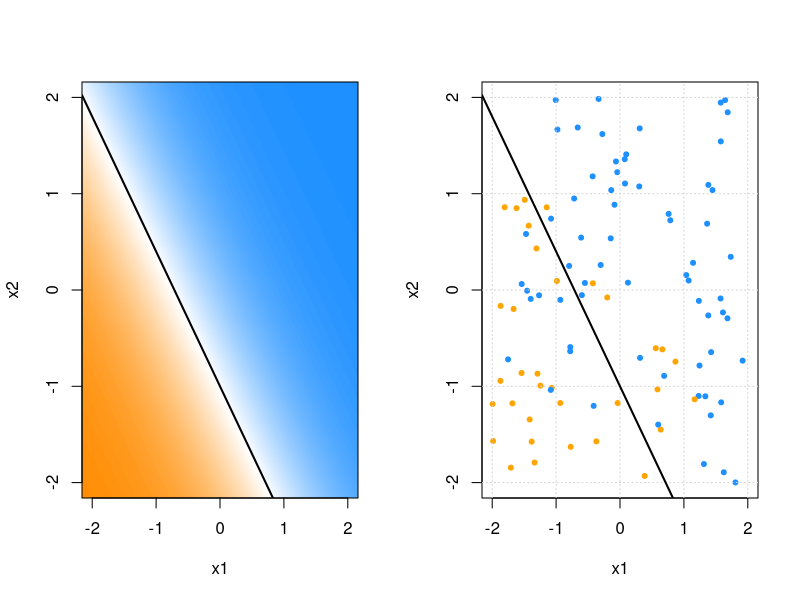

This figure's R source:
## ---- chunk 1
knitr::opts_chunk$set(cache = TRUE, autodep = TRUE, fig.align = "center")
## ---- chunk 2
library("dplyr")
library("knitr")
library("kableExtra")
library("tibble")
library("caret")
library("rpart")
library("nnet")
## ---- chunk 3
set.seed(1)
joint_probs = round(1:12 / sum(1:12), 2)
joint_probs = sample(joint_probs)
joint_dist = matrix(data  = joint_probs, nrow = 3, ncol = 4)
colnames(joint_dist) = c("$X = 1$", "$X = 2$", "$X = 3$", "$X = 4$")
rownames(joint_dist) = c("$Y = A$", "$Y = B$", "$Y = C$")
joint_dist %>% 
  kable() %>% 
  kable_styling("striped", full_width = FALSE) %>% 
  column_spec(column = 1, bold = TRUE, background = "white", border_right = TRUE)
## ---- chunk 4
# marginal distribution of Y
t(colSums(joint_dist)) %>% kable() %>% kable_styling(full_width = FALSE)

# marginal distribution of X
t(rowSums(joint_dist)) %>% kable() %>% kable_styling(full_width = FALSE)
## ---- chunk 5
gen_data = function(n = 100) {
  x = sample(c(0, 1), prob = c(0.4, 0.6), size = n, replace = TRUE)
  y = ifelse(test = {x == 0},
             yes = sample(c("A", "B", "C"), size = n, prob = c(0.25, 0.50, 0.25), replace = TRUE),
             no = sample(c("A", "B", "C"), size = n, prob = c(0.1, 0.1, 0.4) / 0.6, replace = TRUE))

  tibble(x = x, y = factor(y))
}

test_cases = tibble(x = c(0, 1))

set.seed(42)
some_data = gen_data()

predict(knn3(y ~ x, data = some_data), test_cases)
predict(rpart(y ~ x, data = some_data), test_cases)
predict(multinom(y ~ x, data = some_data, trace = FALSE), test_cases, type = "prob")
## ---- chunk 6
sim_2d_logistic = function(beta_0, beta_1, beta_2, n) {
  
  par(mfrow = c(1, 2))
  
  prob_plane = as_tibble(expand.grid(x1 = -220:220 / 100, 
                                     x2 = -220:220 / 100))
  prob_plane$p = with(prob_plane, 
                      boot::inv.logit(beta_0 + beta_1 * x1 + beta_2 * x2))
  
  do_to_db = colorRampPalette(c('darkorange', "white", 'dodgerblue'))
  
  plot(x2 ~ x1, data = prob_plane, 
       col = do_to_db(100)[as.numeric(cut(prob_plane$p, 
                                          seq(0, 1, length.out = 101)))],
       xlim = c(-2, 2), ylim = c(-2, 2), pch = 20)
  abline(-beta_0 / beta_2, -beta_1 / beta_2, col = "black", lwd = 2)
  
  x1 = runif(n = n, -2, 2)
  x2 = runif(n = n, -2, 2)
  y = rbinom(n = n, size = 1, prob = boot::inv.logit(beta_0 + beta_1 * x1 + beta_2 * x2))
  y = ifelse(y == 1, "dodgerblue", "orange")
  asdf = tibble(x1, x2, y)
  
  plot(x2 ~ x1, data = asdf, col = y, xlim = c(-2, 2), ylim = c(-2, 2), pch = 20)
  grid()
  abline(-beta_0 / beta_2, -beta_1 / beta_2, col = "black", lwd = 2)
  
}

sim_2d_logistic(beta_0 = 2 * 0.5, beta_1 = 2* 0.7, beta_2 = 2* 0.5, n = 100)
